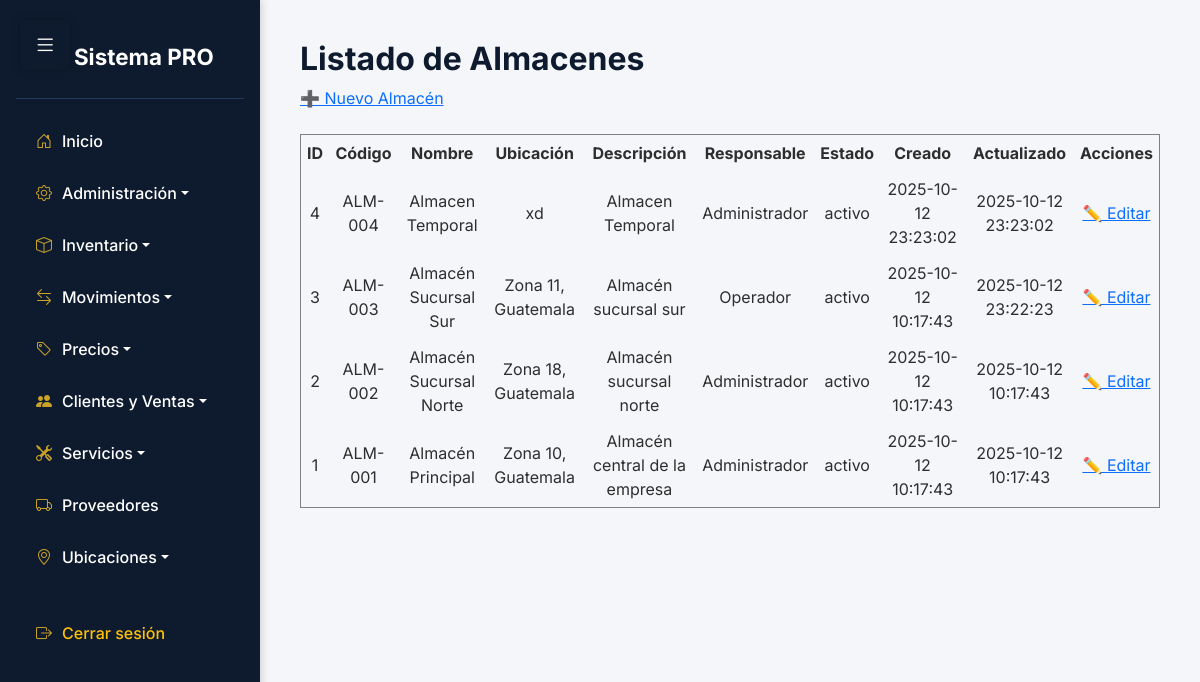
/app/vista/Almacen/listar.php (signed in), run on the app's committed database.
### tables this page shows
CREATE TABLE `almacenes` (
  `id` int NOT NULL,
  `codigo` varchar(20) NOT NULL,
  `nombre` varchar(100) NOT NULL,
  `ubicacion` text,
  `descripcion` text,
  `responsable_usuario_id` int DEFAULT NULL,
  `estado_id` int NOT NULL DEFAULT '1',
  `usuario_creador_id` int DEFAULT NULL,
  `usuario_modificador_id` int DEFAULT NULL,
  `creado_en` datetime DEFAULT CURRENT_TIMESTAMP,
  `actualizado_en` datetime DEFAULT CURRENT_TIMESTAMP ON UPDATE CURRENT_TIMESTAMP
);

CREATE TABLE `usuarios` (
  `id` int NOT NULL,
  `nombre` varchar(100) NOT NULL,
  `correo` varchar(100) NOT NULL,
  `contrasena` varchar(255) NOT NULL,
  `estado_id` int NOT NULL,
  `creado_en` datetime DEFAULT CURRENT_TIMESTAMP,
  `actualizado_en` datetime DEFAULT CURRENT_TIMESTAMP ON UPDATE CURRENT_TIMESTAMP
);

CREATE TABLE `bitacora_estados` (
  `id` int NOT NULL,
  `nombre` varchar(50) NOT NULL,
  `descripcion` text,
  `creado_en` datetime DEFAULT CURRENT_TIMESTAMP,
  `actualizado_en` datetime DEFAULT CURRENT_TIMESTAMP ON UPDATE CURRENT_TIMESTAMP
);

### app/Conexion/Conexion.php (called while the page is built)
<?php
class Conexion {
    private $conexion;
    private $host = 'localhost';
    private $dbName = 'aegis';
    private $username = 'root';
    private $password = '';
    public function __construct() {
        try {
            $this->conexion = new PDO(
                "mysql:host=$this->host;dbname=$this->dbName",
                $this->username,
                $this->password
            );
            $this->conexion->setAttribute(PDO::ATTR_ERRMODE, PDO::ERRMODE_EXCEPTION);
        } catch (PDOException $e) {
            die("Error de conexión: " . $e->getMessage());
        }
    }
    public function getConexion() {
        return $this->conexion;
    }
}
?>

### app/Controlador/AlmacenesControlador.php (called while the page is built, shortened)
<?php
require_once __DIR__ . '/../Modelo/Almacenes.php';
class AlmacenesControlador {
    private $modelo;
    public function __construct() {
        $this->modelo = new Almacen();
    }
    public function listar() {
        return $this->modelo->listar();
    }
}

### app/Modelo/Almacenes.php (called while the page is built, shortened)
<?php
require_once __DIR__ . '/../Conexion/Conexion.php';
class Almacen {
    private $conexion;
    public function __construct() {
        $this->conexion = new Conexion();
    }
    public function listar() {
        $sql = "SELECT a.id, a.codigo, a.nombre, a.ubicacion, a.descripcion,
                       u.nombre AS responsable,
                       e.nombre AS estado,
                       a.creado_en, a.actualizado_en
                FROM almacenes a
                LEFT JOIN usuarios u ON a.responsable_usuario_id = u.id
                INNER JOIN bitacora_estados e ON a.estado_id = e.id
                ORDER BY a.id DESC";
        $stmt = $this->conexion->getConexion()->prepare($sql);
        $stmt->execute();
        return $stmt->fetchAll(PDO::FETCH_ASSOC);
    }
}

### app/Vista/Almacen/listar.php (the view, shortened to what this page needs)
<?php
require_once '../../Controlador/AlmacenesControlador.php';
include '../../../includes/sidebar.php';
$controlador = new AlmacenesControlador();
$almacenes = $controlador->listar();
?>
<h2>Listado de Almacenes</h2>
<a href="nuevo.php">➕ Nuevo Almacén</a><br><br>
<?php if (empty($almacenes)): ?>
    <p>No hay almacenes registrados.</p>
<?php else: ?>
    <table border="1" cellpadding="6" cellspacing="0" style="width:100%; text-align:center;">
        <thead>
            <tr>
                <th>ID</th>
                <th>Código</th>
                <th>Nombre</th>
                <th>Ubicación</th>
                <th>Descripción</th>
                <th>Responsable</th>
                <th>Estado</th>
                <th>Creado</th>
                <th>Actualizado</th>
                <th>Acciones</th>
            </tr>
        </thead>
        <tbody>
            <?php foreach ($almacenes as $a): ?>
                <tr>
                    <td><?= htmlspecialchars($a['id']) ?></td>
                    <td><?= htmlspecialchars($a['codigo']) ?></td>
                    <td><?= htmlspecialchars($a['nombre']) ?></td>
                    <td><?= htmlspecialchars($a['ubicacion']) ?></td>
                    <td><?= htmlspecialchars($a['descripcion']) ?></td>
                    <td><?= htmlspecialchars($a['responsable'] ?? '—') ?></td>
                    <td><?= htmlspecialchars($a['estado']) ?></td>
                    <td><?= htmlspecialchars($a['creado_en']) ?></td>
                    <td><?= htmlspecialchars($a['actualizado_en']) ?></td>
                    <td>
                        <a href="editar.php?id=<?= $a['id'] ?>">✏️ Editar</a>
                    </td>
                </tr>
            <?php endforeach; ?>
        </tbody>
    </table>
<?php endif; ?>

### includes/sidebar.php (style rules this page uses)
:root { --sidebar-bg: #0e1b2f; --sidebar-hover: #1f3a5f; --accent-gold: #c9a227; --body-bg: #f4f6f9; --text-light: #ffffff; --text-dark: #2e2e2e; }
body { font-family: 'Inter', sans-serif; background-color: var(--body-bg); color: var(--text-dark); margin: 0; padding: 0; }
h1, h2, h3 { color: var(--sidebar-bg); font-weight: 700; }

### data on the page
almacenes: id "4", codigo "ALM-004", nombre "Almacen Temporal", ubicacion "xd", descripcion "Almacen Temporal", usuario_creador.nombre "Administrador", bitacora_estados.nombre "activo", creado_en "2025-10-12 23:23:02", actualizado_en "2025-10-12 23:23:02"
almacenes: id "3", codigo "ALM-003", nombre "Almacén Sucursal Sur", ubicacion "Zona 11, Guatemala", descripcion "Almacén sucursal sur", responsable_usuario.nombre "Operador", bitacora_estados.nombre "activo", creado_en "2025-10-12 10:17:43", actualizado_en "2025-10-12 23:22:23"
almacenes: id "2", codigo "ALM-002", nombre "Almacén Sucursal Norte", ubicacion "Zona 18, Guatemala", descripcion "Almacén sucursal norte", usuario_creador.nombre "Administrador", bitacora_estados.nombre "activo", creado_en "2025-10-12 10:17:43", actualizado_en "2025-10-12 10:17:43"
almacenes: id "1", codigo "ALM-001", nombre "Almacén Principal", ubicacion "Zona 10, Guatemala", descripcion "Almacén central de la empresa", usuario_creador.nombre "Administrador", bitacora_estados.nombre "activo", creado_en "2025-10-12 10:17:43", actualizado_en "2025-10-12 10:17:43"
